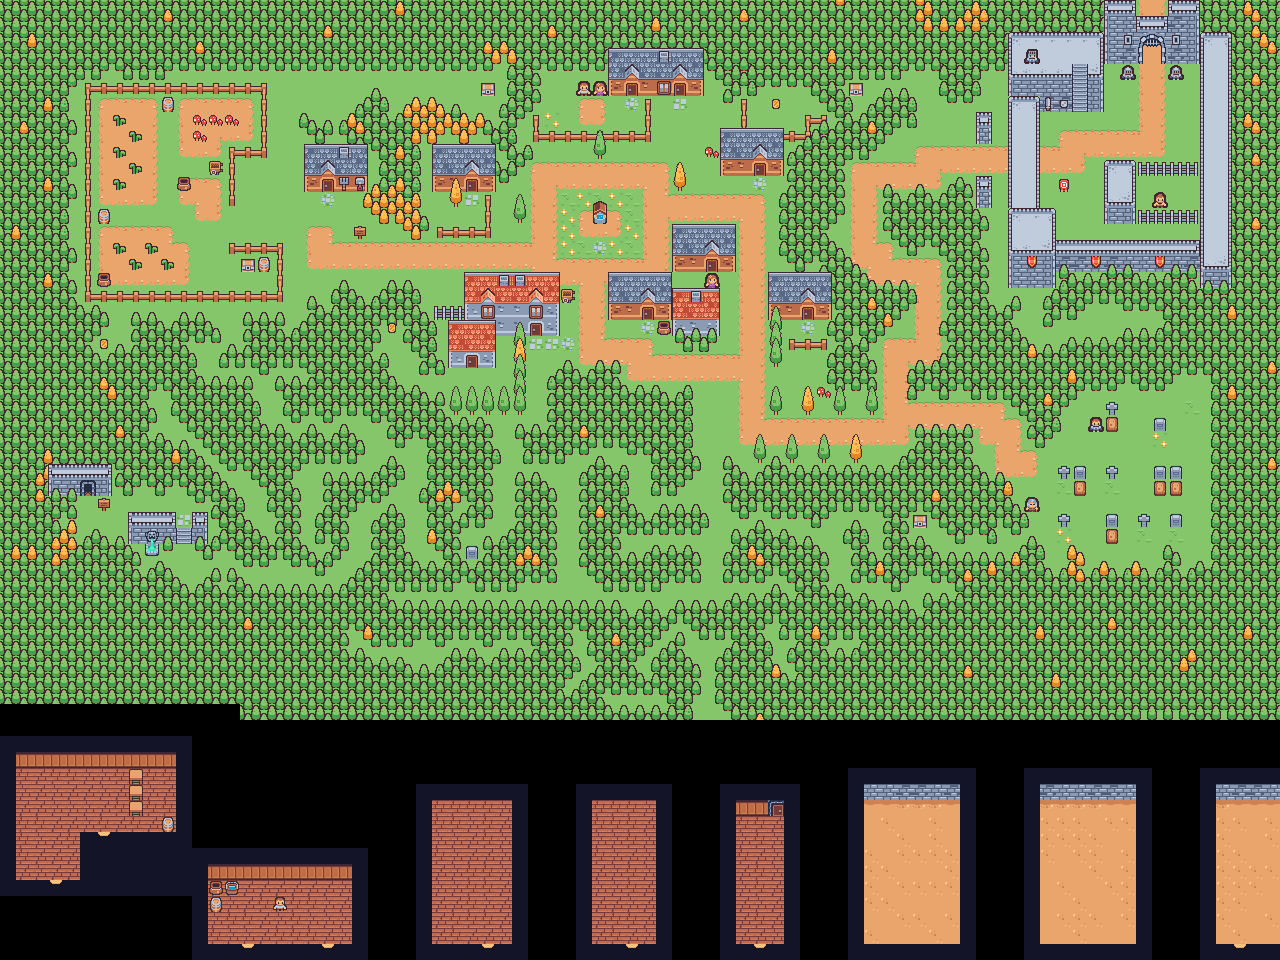

This is a level from a 2D game, rendered from its Tiled map with the project's own tilesets. A one-line summary and the map file follow, with tile-layer data summarised:
An orthogonal 80x60 tile map with 16x16 px tiles, 6 tile layers (Base, Under, Trees, Objects, ...), 1 hidden layer not drawn, 2 tilesets and 34 objects (4x exit_forest, 4x enter_forest, 2x wheelbarrow, door_home_outside_left, door_home_outside_right, ...).

<map version="1.10" tiledversion="1.11.0" orientation="orthogonal" renderorder="right-down" width="80" height="60" tilewidth="16" tileheight="16" infinite="0" nextlayerid="16" nextobjectid="30">
 <properties>
  <property name="interactionsFilename" value="new.interactions.yaml" />
 </properties>
 <tileset firstgid="1" source="tileset-player.tsx" />
 <tileset firstgid="16" source="tilesheets.tsx" />
 <layer id="8" name="Base" width="80" height="60">
  <data>[4800 cells, 4232 non-empty, 26 distinct tile ids]</data>
 </layer>
 <layer id="9" name="Under" width="80" height="60">
  <data>[4800 cells, 43 non-empty, 7 distinct tile ids]</data>
 </layer>
 <layer id="10" name="Trees" width="80" height="60">
  <properties>
   <property name="collision" value="full" />
  </properties>
  <data>[4800 cells, 2366 non-empty, 54 distinct tile ids]</data>
 </layer>
 <layer id="12" name="Objects" width="80" height="60">
  <properties>
   <property name="collision" value="full" />
  </properties>
  <data>[4800 cells, 462 non-empty, 92 distinct tile ids]</data>
 </layer>
 <objectgroup id="15" name="Objects">
  <object id="1" name="door_home_outside_left" x="624" y="80" width="16" height="16" />
  <object id="2" name="door_home_outside_right" x="672" y="80" width="16" height="16" />
  <object id="3" name="door_home_inside_left" x="240" y="936" width="16" height="16" />
  <object id="4" name="door_home_inside_right" x="320" y="936" width="16" height="16" />
  <object id="5" name="well" x="592" y="208" width="16" height="16" />
  <object id="6" name="exit_forest" x="496" y="416" width="16" height="16" />
  <object id="7" name="enter_forest" x="504" y="448" width="16" height="16" />
  <object id="8" name="enter_forest" x="704" y="464" width="16" height="16" />
  <object id="9" name="exit_forest" x="704" y="448" width="16" height="16" />
  <object id="10" name="enter_forest" x="200" y="352" width="16" height="16" />
  <object id="11" name="exit_forest" x="224" y="328" width="16" height="16" />
  <object id="12" name="forest_gravestone" x="464" y="544" width="16" height="16" />
  <object id="13" name="enter_forest" x="176" y="544" width="16" height="16" />
  <object id="14" name="exit_forest" x="176" y="512" width="16" height="16" />
  <object id="16" name="wheelbarrow" x="560" y="288" width="16" height="16" />
  <object id="17" name="wheelbarrow" x="208" y="160" width="16" height="16" />
  <object id="18" name="door_inn_outside_right" x="528" y="320" width="16" height="16" />
  <object id="19" name="door_inn_outside_left" x="464" y="352" width="16" height="16" />
  <object id="20" name="door_inn_inside_right" x="96" y="824" width="16" height="16" />
  <object id="21" name="door_inn_inside_left" x="48" y="872" width="16" height="16" />
  <object id="22" name="door_farm_outside" x="320" y="176" width="16" height="16" />
  <object id="23" name="door_farm_inside" x="624" y="936" width="16" height="16" />
  <object id="24" name="door_house_inside_front" x="752" y="936" width="16" height="16" />
  <object id="25" name="door_shop_inside" x="480" y="936" width="16" height="16" />
  <object id="26" name="door_shop_outside" x="640" y="304" width="16" height="16" />
  <object id="27" name="door_house_outside_front" x="752" y="160" width="16" height="16" />
  <object id="28" name="door_house_inside_back" x="768" y="800" width="16" height="16" />
  <object id="29" name="door_house_outside_back" x="752" y="120" width="16" height="16" />
  <object id="30" name="door_dungeon_outside" x="80" y="480" width="16" height="16" />
  <object id="31" name="door_dungeon_inside" x="928" y="936" width="16" height="16" />
  <object id="32" name="door_dungeon_lvl1_down" x="904" y="784" width="16" height="16" />
  <object id="33" name="door_dungeon_lvl2_up" x="1056" y="936" width="16" height="16" />
  <object id="34" name="door_dungeon_lvl2_down" x="1056" y="800" width="16" height="16" />
  <object id="35" name="door_dungeon_lvl3_up" x="1232" y="936" width="16" height="16" />
 </objectgroup>
 <layer id="13" name="Over" width="80" height="60">
  <data>[4800 cells, 61 non-empty, 22 distinct tile ids]</data>
 </layer>
 <layer id="14" name="Characters" width="80" height="60">
  <data>[4800 cells, 9 non-empty, 7 distinct tile ids]</data>
 </layer>
 <layer id="1" name="Guidelines" width="80" height="60" visible="0" opacity="0.14">
  <data>[4800 cells, 2358 non-empty, 1 distinct tile ids]</data>
 </layer>
</map>